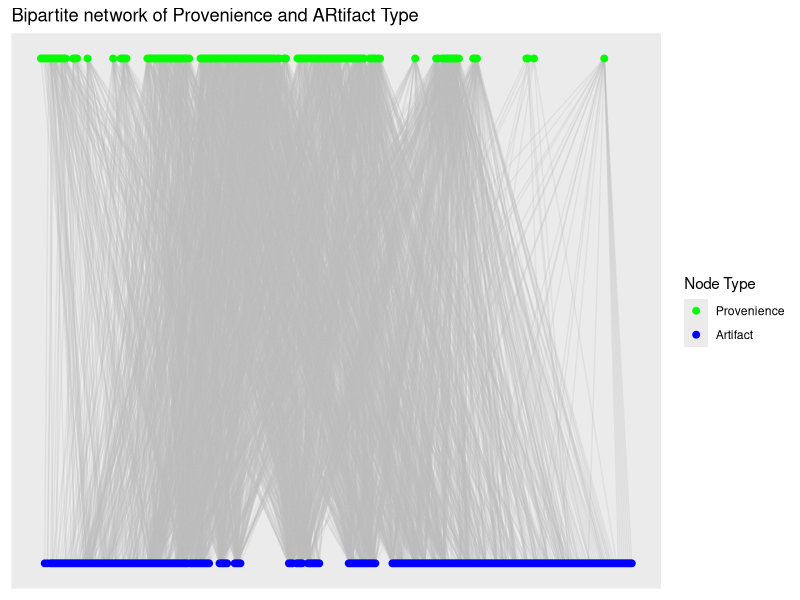
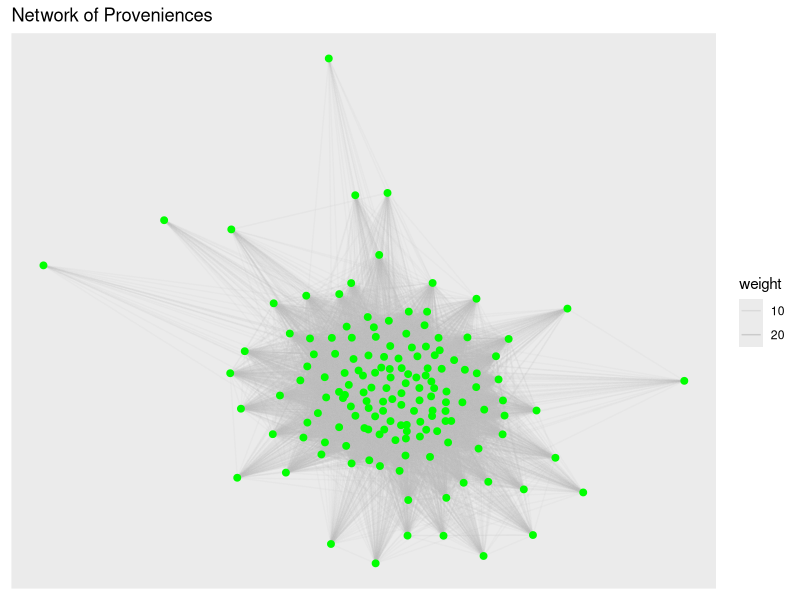
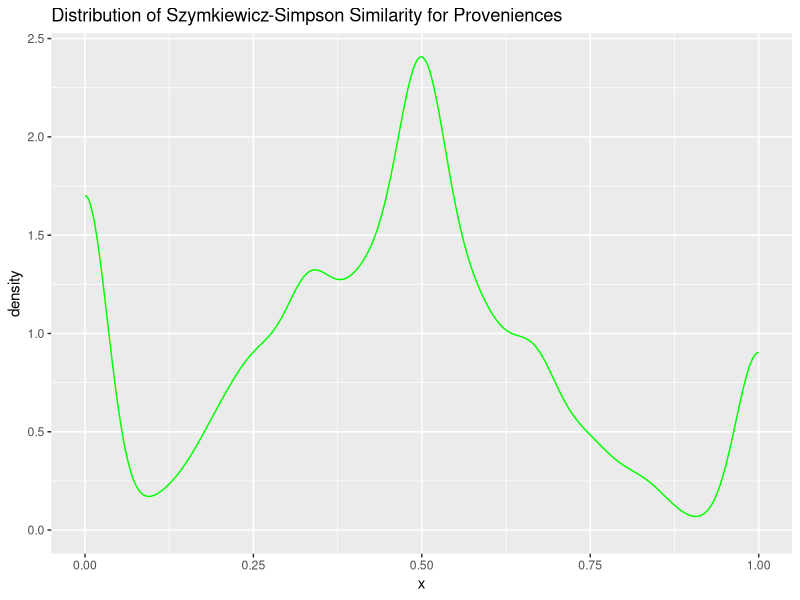
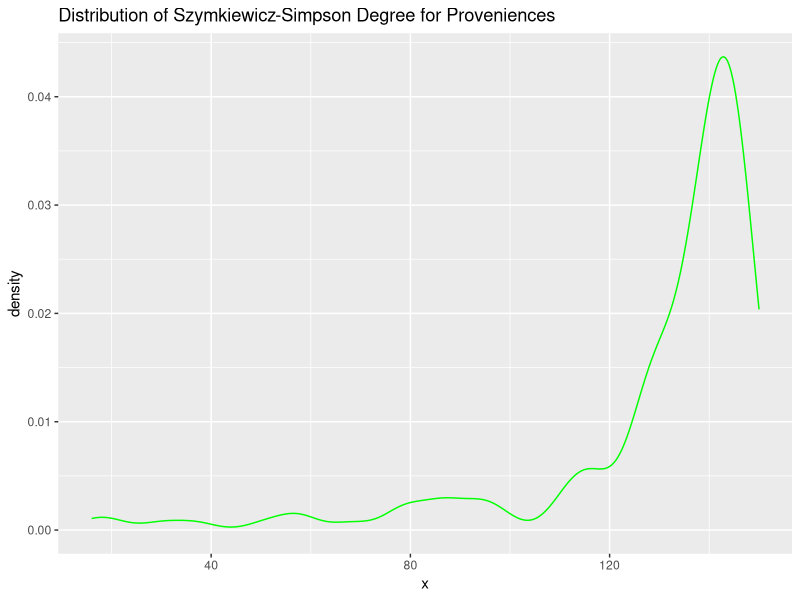
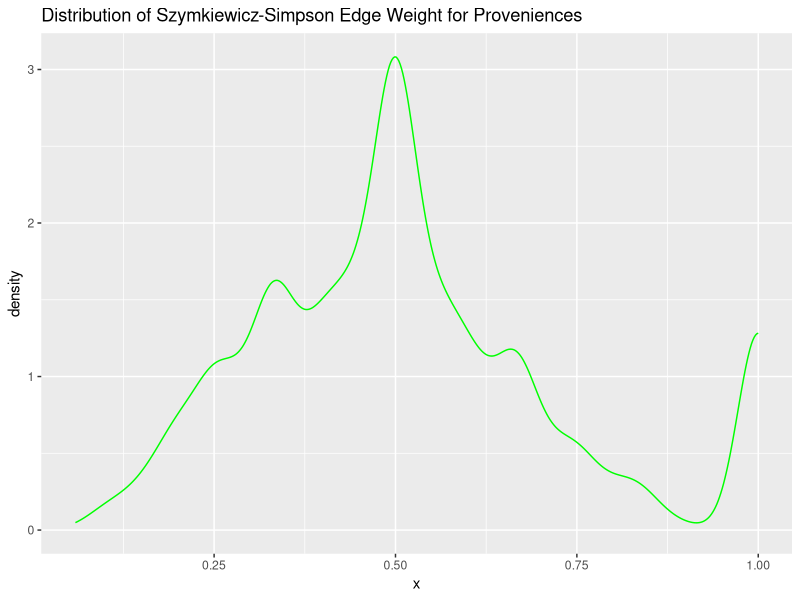
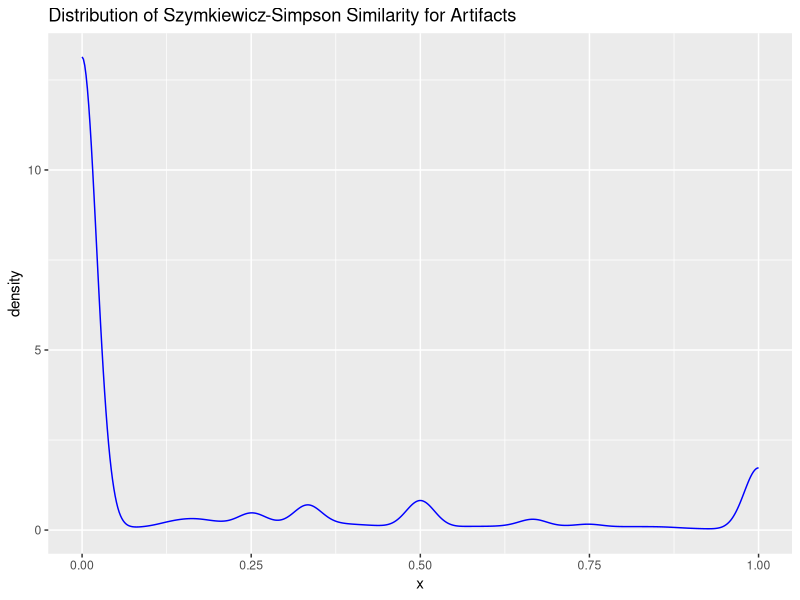
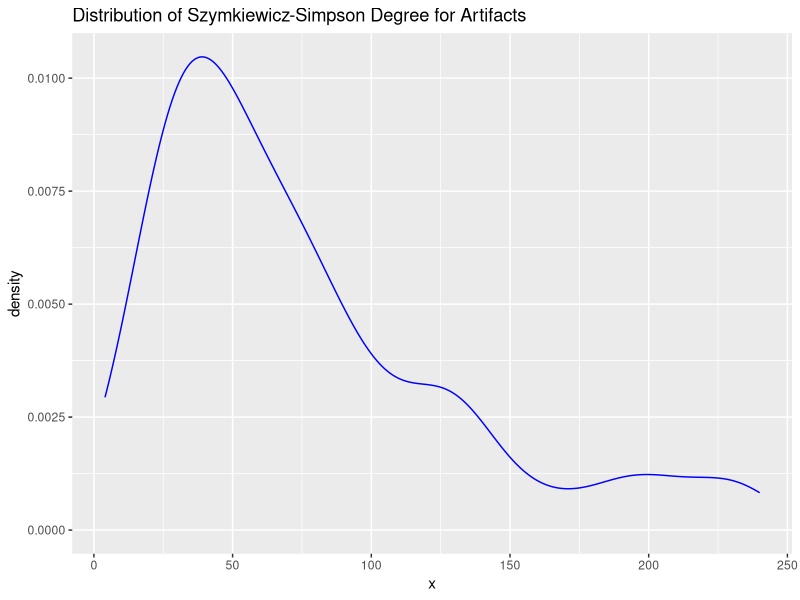
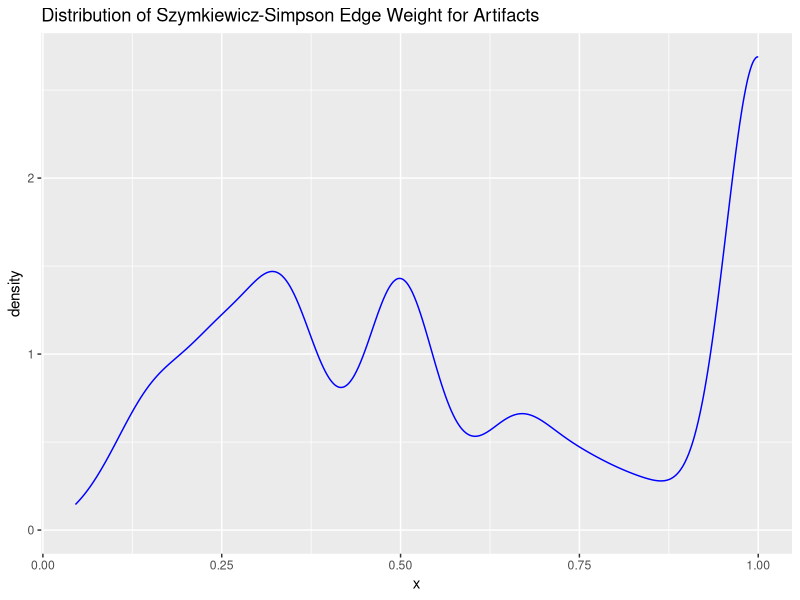

Reproduce these figures in R, in order.

require(tidyverse)
require(igraph)
require(ggraph)

# Import data from file ---------------------------------------------------

dat <- read_csv("Catalog_SiteA.csv",
                col_select = c(LEVEL_ID, CODE))

# Create un-weighted bipartite graph --------------------------------------

g_assemblages_bpg <-
  graph_from_data_frame(unique.data.frame(select(dat, LEVEL_ID, CODE)),
                        directed = FALSE)

V(g_assemblages_bpg)$type <-
  bipartite_mapping(g_assemblages_bpg)$type

g_assemblages_bpg_layout <-
  g_assemblages_bpg %>% layout_as_bipartite()

g_assemblages_bpg %>%
  ggraph(layout = g_assemblages_bpg_layout) +
  geom_edge_link(color = "gray", alpha = 0.25) +
  geom_node_point(aes(color = type), size = 2) +
  scale_color_manual(
    values = c("green", "blue"),
    name = "Node Type",
    breaks = c(FALSE, TRUE),
    labels = c("Provenience", "Artifact")
  ) +
  ggtitle("Bipartite network of Provenience and ARtifact Type")


# Create incidence matrix from bipartite graph -----------------------------

g_assemblages_bpg_inc <- as_incidence_matrix(g_assemblages_bpg)

# Project one-mode graphs with igraph --------------------------------------

g_assemblages_proj <-
  bipartite_projection(g_assemblages_bpg, multiplicity = TRUE)

g_assemblages_proj_prov <- g_assemblages_proj$proj1

g_assemblages_proj_artifact <- g_assemblages_proj$proj2

g_assemblages_proj_prov %>%
  ggraph(layout = "fr") +
  geom_edge_link(color = "gray", aes(alpha = weight)) +
  geom_node_point(color = "green", size = 2) +
  ggtitle("Network of Proveniences")

# g_assemblages_proj_artifact %>%
#   ggraph(layout = "fr") +
#   geom_edge_link(color = "gray", aes(alpha = weight)) +
#   geom_node_point(color = "blue", size = 2) +
#   ggtitle("Network of Artifact Types")


# Project one-mode graphs, Szymkiewicz-Simpson -----------------------------

overlap_coef_bin <- function(x) {
  # Calculate the pairwise sums of non-zero matrix elements to find the number
  # of intersecting elements between each input column
  bin_intersect_mat <- t(x) %*% x
  
  # Calculate the input column sums to find the individual size of each set
  col_sum <- apply(x, 2, function(xx)
    sum(xx != 0))
  
  # Find the smaller of each pair of sets by taking the matrix outer minimum
  min_set_size_mat <- outer(col_sum, col_sum, FUN = pmin)
  
  # Szymkiewicz-Simpson overlap coefficient is the pairwise intersection of two
  # sets divided by the size of the smaller set
  res <- bin_intersect_mat / min_set_size_mat
  
  # Set diagonal to identity
  diag(res) <- 1L
  
  # Assign input column names to rows and columns of return matrix
  dimnames(res) <- list(colnames(x), colnames(x))
  
  return(res)
}


## Project provenience -----------------------------------------------------

prov_adj_ssoc <- overlap_coef_bin(t(g_assemblages_bpg_inc))

prov_ssoc_vals <-
  prov_adj_ssoc[lower.tri(prov_adj_ssoc, diag = FALSE)]

ggplot(data = data.frame(x = c(prov_ssoc_vals)), aes(x = x)) +
  geom_density(color = "green") +
  ggtitle("Distribution of Szymkiewicz-Simpson Similarity for Proveniences")

g_assemblages_proj_prov_oc <-
  graph_from_adjacency_matrix(prov_adj_ssoc,
                              mode = "undirected",
                              weighted = TRUE,
                              diag = FALSE)

# g_assemblages_proj_prov_oc %>%
#   ggraph(layout = "kk") +
#   geom_edge_link(color = "gray", aes(alpha = weight)) +
#   geom_node_point(color = "green", size = 2) +
#   ggtitle("Network of Proveniences")

ggplot(data = data.frame(x = degree(g_assemblages_proj_prov_oc)), aes(x = x)) +
  geom_density(color = "green") +
  ggtitle("Distribution of Szymkiewicz-Simpson Degree for Proveniences")

ggplot(data = data.frame(x = E(g_assemblages_proj_prov_oc)$weight), aes(x = x)) +
  geom_density(color = "green") +
  ggtitle("Distribution of Szymkiewicz-Simpson Edge Weight for Proveniences")


## Project artifact types --------------------------------------------------

artifact_adj_ssoc <- overlap_coef_bin(g_assemblages_bpg_inc)

artifact_ssoc_vals <-
  artifact_adj_ssoc[lower.tri(artifact_adj_ssoc, diag = FALSE)]

ggplot(data = data.frame(x = c(artifact_ssoc_vals)), aes(x = x)) +
  geom_density(color = "blue") +
  ggtitle("Distribution of Szymkiewicz-Simpson Similarity for Artifacts")

g_assemblages_proj_artifact_oc <-
  graph_from_adjacency_matrix(
    artifact_adj_ssoc,
    mode = "undirected",
    weighted = TRUE,
    diag = FALSE
  )

# g_assemblages_proj_artifact_oc %>%
#   ggraph(layout = "kk") +
#   geom_edge_link(color = "gray", aes(alpha = weight)) +
#   geom_node_point(color = "blue", size = 2) +
#   ggtitle("Network of Artifacts")

ggplot(data = data.frame(x = degree(g_assemblages_proj_artifact_oc)), aes(x = x)) +
  geom_density(color = "blue") +
  ggtitle("Distribution of Szymkiewicz-Simpson Degree for Artifacts")

ggplot(data = data.frame(x = E(g_assemblages_proj_artifact_oc)$weight), aes(x = x)) +
  geom_density(color = "blue") +
  ggtitle("Distribution of Szymkiewicz-Simpson Edge Weight for Artifacts")


# Project one-mode graphs, Sorenson-Dice -----------------------------------

soren_dice_sim_bin <- function(x) {
  # Calculate the pairwise sums of non-zero matrix elements to find the number
  # of intersecting elements between each input column
  bin_intersect_mat <- t(x) %*% x
  
  # Calculate the input column sums, to find the individual size of each set
  col_sum <- apply(x, 2, function(xx)
    sum(xx != 0))
  
  # Calculate the matrix outer sums for pairwise sum of set sizes
  set_size_sum_mat <- outer(col_sum, col_sum, FUN = "+")
  
  # Sorenson-Dice index is twice the size of the intersections divided by the
  # sum of the sizes for each set
  res <- (2 * bin_intersect_mat) / set_size_sum_mat
  
  # Set diagonal to identity
  diag(res) <- 1L
  
  # Assign input column names to rows and columns of return matrix
  dimnames(res) <- list(colnames(x), colnames(x))
  return(res)
  
}

## Project provenience -----------------------------------------------------

prov_adj_sd <- soren_dice_sim_bin(t(g_assemblages_bpg_inc))

prov_sd_val <-
  prov_adj_sd[lower.tri(prov_adj_sd, diag = FALSE)]

ggplot(data = data.frame(x = prov_sd_val), aes(x = x)) +
  geom_density(color = "green") +
  ggtitle("Distribution of Sorenson-Dice Similarity for Provenience")

g_assemblages_proj_prov_sd <-
  graph_from_adjacency_matrix(prov_adj_sd,
                              mode = "undirected",
                              weighted = TRUE,
                              diag = FALSE)

g_assemblages_proj_prov_sd %>%
  ggraph(layout = "kk") +
  geom_edge_link(color = "gray", aes(alpha = weight)) +
  geom_node_point(color = "green", size = 2) +
  ggtitle("Network of Proveniences")

ggplot(data = data.frame(x = degree(g_assemblages_proj_prov_sd)), aes(x = x)) +
  geom_density(color = "green") +
  ggtitle("Distribution of Sorenson-Dice Degree for Proveniences")

ggplot(data = data.frame(x = E(g_assemblages_proj_prov_sd)$weight), aes(x = x)) +
  geom_density(color = "green") +
  ggtitle("Distribution of Sorenson-Dice Edge Weight for Proveniences")


## Project artifact types --------------------------------------------------

artifact_adj_sd <- soren_dice_sim_bin(g_assemblages_bpg_inc)

artifact_sd_val <-
  artifact_adj_sd[lower.tri(artifact_adj_sd, diag = FALSE)]

ggplot(data = data.frame(x = artifact_sd_val), aes(x = x)) +
  geom_density(color = "blue") +
  ggtitle("Distribution of Sorenson-Dice Similarity for Artifacts")

g_assemblages_proj_artifact_sd <-
  graph_from_adjacency_matrix(artifact_adj_sd,
                              mode = "undirected",
                              weighted = TRUE,
                              diag = FALSE)

# g_assemblages_artifact_prov_sd %>%
#   ggraph(layout = "kk") +
#   geom_edge_link(color = "gray", aes(alpha = weight)) +
#   geom_node_point(color = "green", size = 2) +
#   ggtitle("Network of Artifacts")

ggplot(data = data.frame(x = degree(g_assemblages_proj_artifact_sd)), aes(x = x)) +
  geom_density(color = "blue") +
  ggtitle("Distribution of Sorenson-Dice Degree for Artifacts")

ggplot(data = data.frame(x = E(g_assemblages_proj_artifact_sd)$weight), aes(x = x)) +
  geom_density(color = "blue") +
  ggtitle("Distribution of Sorenson-Dice Edge Weight for Artifacts")


# Project one-mode graphs, Jaccard ----------------------------------------

jaccard_sim_bin <- function(x) {
  # Calculate the pairwise sums of non-zero matrix elements to find the number
  # of intersecting elements between each input column
  bin_intersect_mat <- t(x) %*% x
  
  # Calculate the input column sums to find the individual size of each set
  x_col_sum <- apply(x, 2, function(xx)
    sum(xx != 0))
  
  # Calculate the matrix outer sums for pairwise sum of set sizes
  set_size_sum_mat <- outer(x_col_sum, x_col_sum, FUN = "+")
  
  # Jaccard index is intersection of set sizes over the size of the union of
  # sets
  res <- bin_intersect_mat / (set_size_sum_mat - bin_intersect_mat)
  
  # Set diagonal to identity
  diag(res) <- 1L
  
  # Assign input column names to rows and columns of return matrix
  dimnames(res) <- list(colnames(x), colnames(x))
  
  return(res)
}

## Project provenience -----------------------------------------------------

prov_adj_jacc <- jaccard_sim_bin(t(g_assemblages_bpg_inc))

prov_jacc_val <-
  prov_adj_jacc[lower.tri(prov_adj_jacc, diag = FALSE)]

ggplot(data = data.frame(x = prov_jacc_val), aes(x = x)) +
  geom_density(color = "green") +
  ggtitle("Distribution of Jaccard Similarity for Provenience")

g_assemblages_proj_prov_jacc <-
  graph_from_adjacency_matrix(prov_adj_jacc,
                              mode = "undirected",
                              weighted = TRUE,
                              diag = FALSE)

# g_assemblages_proj_prov_jacc %>%
#   ggraph(layout = "kk") +
#   geom_edge_link(color = "gray", aes(alpha = weight)) +
#   geom_node_point(color = "green", size = 2) +
#   ggtitle("Network of Proveniences")

ggplot(data = data.frame(x = degree(g_assemblages_proj_prov_jacc)), aes(x = x)) +
  geom_density(color = "green") +
  ggtitle("Distribution of Jaccard Degree for Proveniences")

ggplot(data = data.frame(x = E(g_assemblages_proj_prov_jacc)$weight), aes(x = x)) +
  geom_density(color = "green") +
  ggtitle("Distribution of Jaccard Edge Weight for Proveniences")


## Project artifact types --------------------------------------------------

artifact_adj_jacc <- jaccard_sim_bin(g_assemblages_bpg_inc)

artifact_jacc_val <-
  artifact_adj_jacc[lower.tri(artifact_adj_jacc, diag = FALSE)]

ggplot(data = data.frame(x = artifact_jacc_val), aes(x = x)) +
  geom_density(color = "blue") +
  ggtitle("Distribution of Jaccard Similarity for Artifacts")

g_assemblages_proj_artifact_jacc <-
  graph_from_adjacency_matrix(
    artifact_adj_jacc,
    mode = "undirected",
    weighted = TRUE,
    diag = FALSE
  )

# g_assemblages_proj_prov_jacc %>%
#   ggraph(layout = "kk") +
#   geom_edge_link(color = "gray", aes(alpha = weight)) +
#   geom_node_point(color = "blue", size = 2) +
#   ggtitle("Network of Artifacts")

ggplot(data = data.frame(x = degree(g_assemblages_proj_artifact_jacc)), aes(x = x)) +
  geom_density(color = "blue") +
  ggtitle("Distribution of Jaccard Degree for Artifacts")

ggplot(data = data.frame(x = E(g_assemblages_proj_artifact_jacc)$weight), aes(x = x)) +
  geom_density(color = "blue") +
  ggtitle("Distribution of Jaccard Edge Weight for Artifacts")

# TOM Adjacency -----------------------------------------------------------

tom_adjacency_matrix <- function(adj_mat) {
  l_mat <- adj_mat %*% t(adj_mat)
  
  k_row <- rowSums(adj_mat)
  k_col <- colSums(adj_mat)
  k_min <- outer(k_row, k_col, FUN = pmin)
  
  tom_adj <- (l_mat + adj_mat) / (k_min + 1 - adj_mat)
  
  diag(tom_adj) <- 1
  
  dimnames(tom_adj) <- list(colnames(adj_mat), colnames(adj_mat))
  
  return(tom_adj)
}

## Provenience overlap matrix ----------------------------------------------



## Artifact type overlap matrix---------------------------------------------
